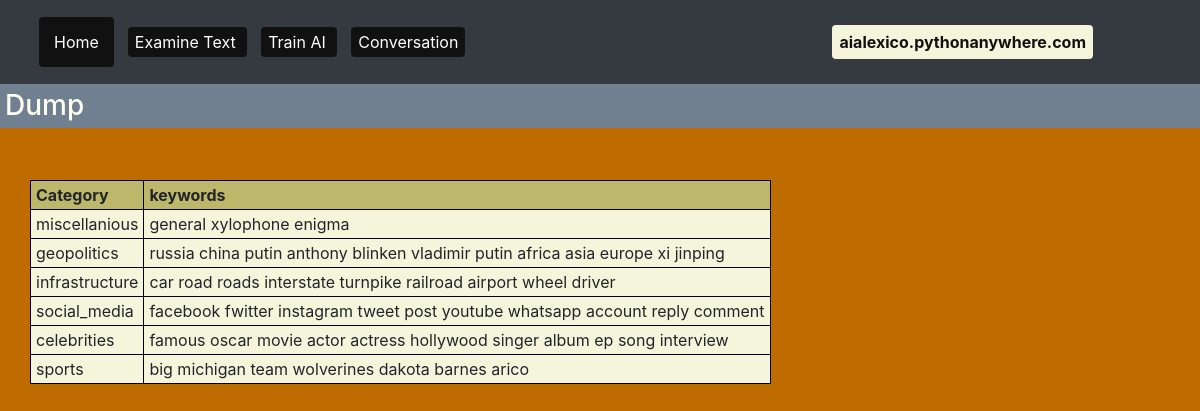
The page /dump on the database as committed earlier.
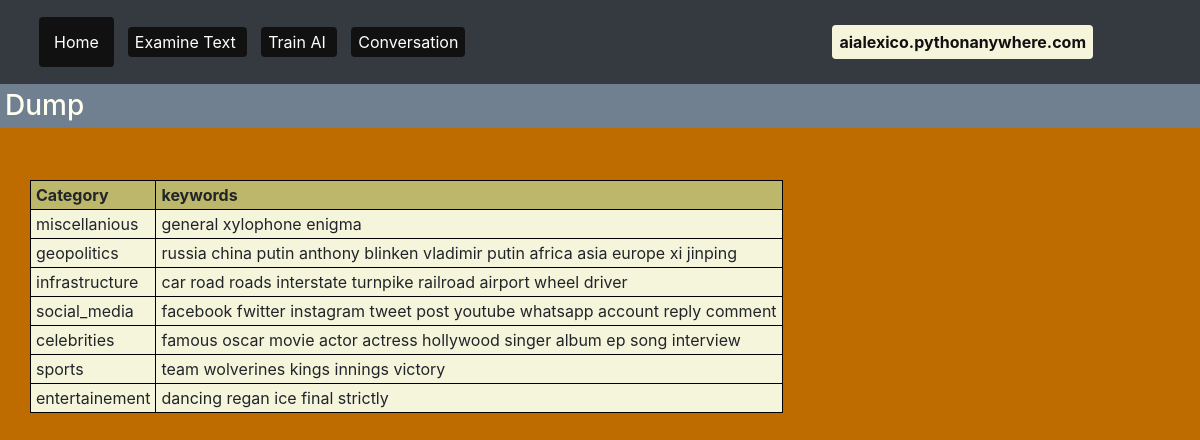
The same page on the database as committed later.
### tables this page shows
CREATE TABLE topics
        (topic_id integer primary key autoincrement,
        name text,
        word_list text);

### flask_app.py (the view)
@app.route('/dump')
def dump():
    ai_dict = get_ai_dict()
    return render_template("dump.html", ai_dict=ai_dict)

### db.py (called while the page is built)
def get_ai_dict():
    result = sql.execute("select * from topics")
    data = result.fetchall()
    output = {}
    for item in data:
        output[item[1]] = item[2]
    return output

### templates/dump.html (shortened to what this page needs)
{% extends 'layout.html' %}
{% set page_title="Dump" %}
{% block content %}
    <h3>Dump</h3>
    <br>
    <div class="container">
        <table>
            <tr><th>Category</th><th>keywords</th></tr>
            {% for key in ai_dict %}
            <tr>
                <td>{{key}}</td>
                <td>{{ai_dict[key]}}</td>
            </tr>
            {% endfor %}
        </table>
    </div>
{% endblock %}

Rows that differ between the two databases and show on the page:
changed topics "sports": name.word_list "big michigan team wolverines dakota barnes arico" → "team wolverines kings innings victory"
added topics: name "entertainement", name+word_list "dancing regan ice final strictly"
